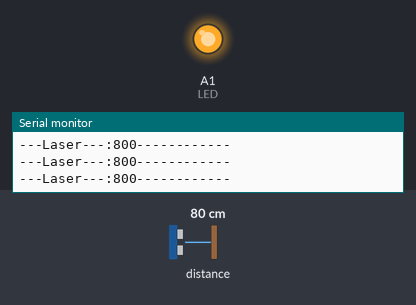
Simulated run of this sketch. Board: Arduino Uno, built with avr-gcc and run on an emulated ATmega328P. Shown: output pins drawn as LEDs (lit = HIGH), the last lines printed to the serial monitor. Dashed ring = blinking. The inputs (shaded band) are chosen by the test bench; at power-on: distance to the obstacle 80 cm.

Above: at 1.2 s.
1.3 s: distance to the obstacle set to 59 cm
2.8 s: distance to the obstacle set to 52 cm
At 3.27 s:
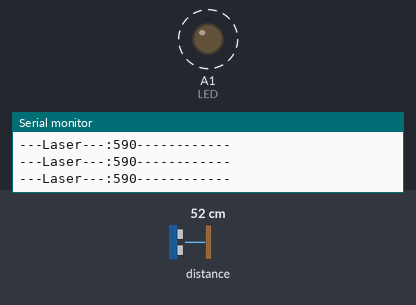
Timing chart, 0 to 11.8 s (numbered marks = the images above; inputs shaded):
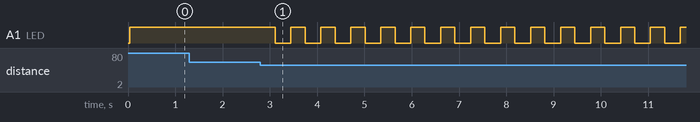

Measured:
- the behaviour switches between 56 and 55 cm on distance to the obstacle (found by bisection; images 0 and 1)
- after the input at 2.8 s, A1 (LED): alternates HIGH for 0.30 s and LOW for 0.33 s, starting after 0.31 s

The sketch:

DecoROBOCON.ino
```cpp
#include<Wire.h>
#include<VL53L0X.h>

const int LED = A1; //レーザ検知したら光らすLED
const int dis_min = 65;  //レーザ下限距離
const int dis_1 = 150;
const int dis_2 = 550;
const int dis_max = 1100; //レーザ上限距離

//I2Cレーザ測距
VL53L0X Laser;  //下方

uint16_t distance = 0;   //レーザ距離用変数

void setup()
{
  pinMode(LED,OUTPUT);
  Wire.begin();

  Laser.init();
  Laser.setTimeout(500);
  Laser.startContinuous();

  digitalWrite(LED,LOW);

  Serial.begin(9600); //シリアルモニタで確認
  Serial.println("started");
}

void loop()
{
  distance = Laser.readRangeContinuousMillimeters();
  if(dis_2 < distance && distance <= dis_max)  //dis_maxからdis_2
  {
    digitalWrite(LED,HIGH);
  }
  else if(dis_1 < distance && distance <= dis_2)  //dis_2からdis_1
  {
    digitalWrite(LED,HIGH);
    delay(300);
    digitalWrite(LED,LOW);
    delay(300);
  }
  else if(dis_min < distance && distance <= dis_1)  //dis_1からdis_min
  {
    digitalWrite(LED,HIGH);
    delay(100);
    digitalWrite(LED,LOW);
    delay(100);
  }
  else
  {
    digitalWrite(LED,LOW);
  }

  Serial.print("---Laser---:");
  Serial.print(distance);
  Serial.print("------------");

  Serial.println();

  //delay(500);
}
```
